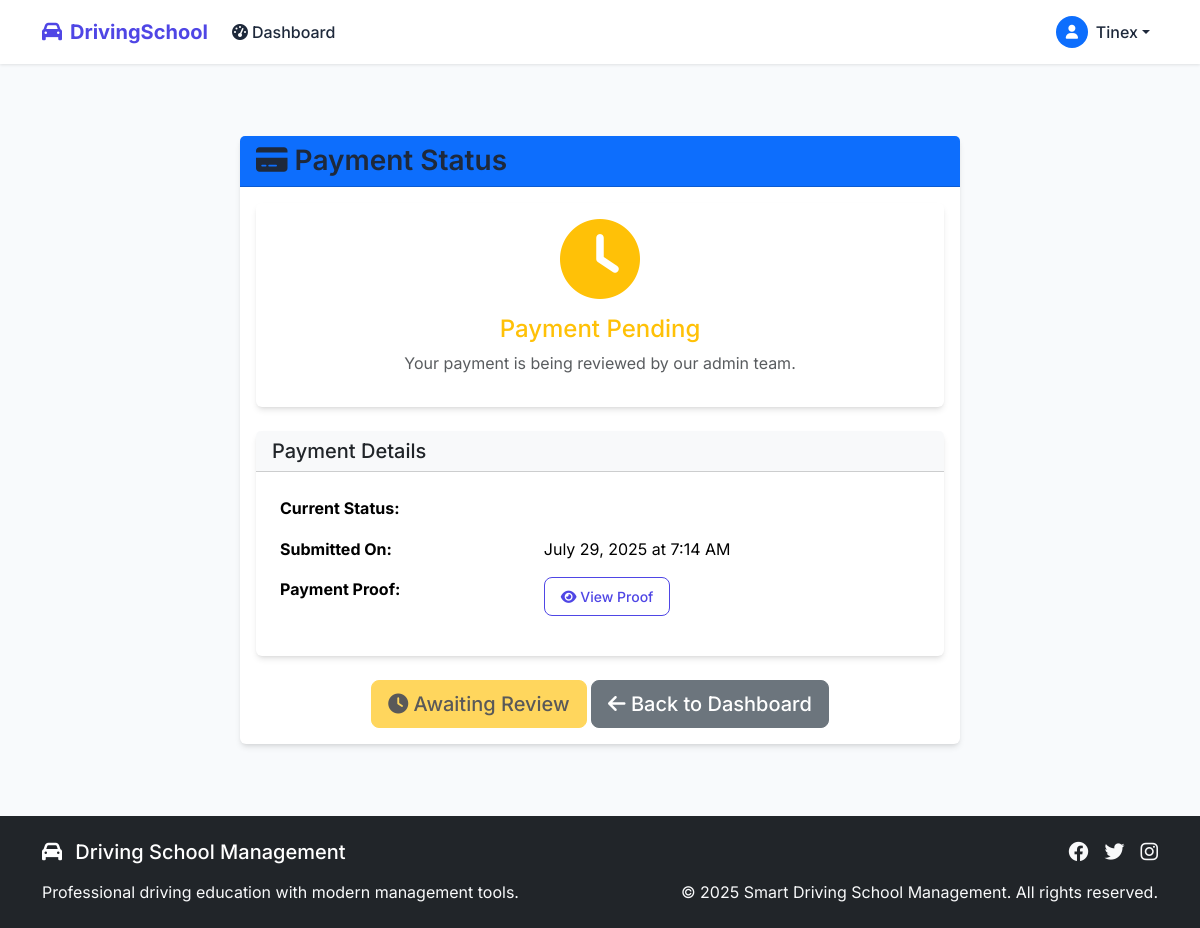
The app's page /payment-status/ (signed in), older data.
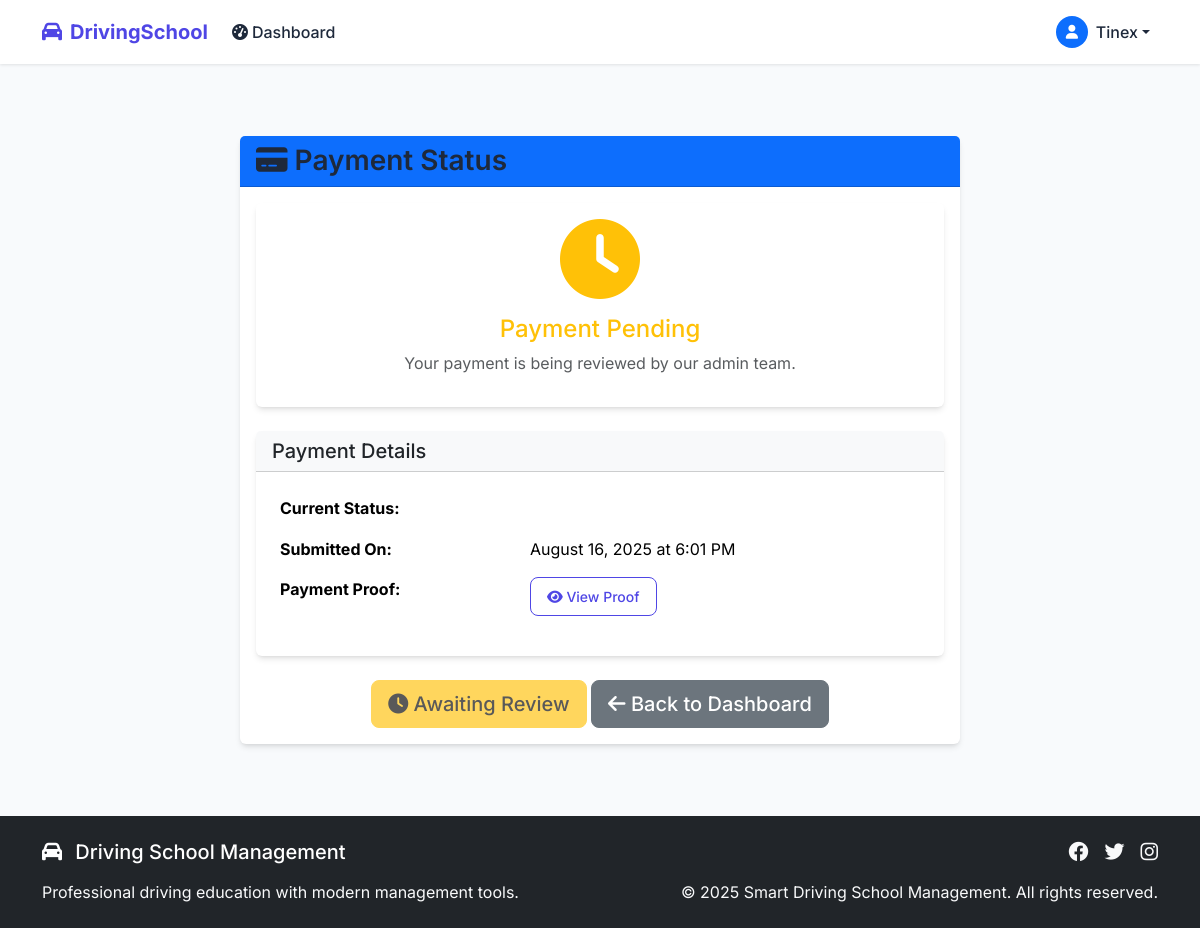
The same page, newer data.
### core/models.py (models this page shows, shortened)
class User(AbstractUser):
    ROLE_CHOICES = (
        ('student', 'Student'),
        ('tutor', 'Tutor'),
        ('admin', 'Admin'),
    )
    PAYMENT_STATUS_CHOICES = (
        ('pending', 'Pending'),
        ('approved', 'Approved'),
        ('rejected', 'Rejected'),
    )
    role = models.CharField(max_length=20, choices=ROLE_CHOICES, default='student')
    phone = models.CharField(max_length=20, blank=True, null=True)
    address = models.TextField(blank=True, null=True)
    is_approved = models.BooleanField(default=False)
    is_invited = models.BooleanField(default=False)
    invitation_code = models.CharField(max_length=64, blank=True, null=True)
    payment_verified = models.BooleanField(default=False)
    payment_proof = models.FileField(upload_to='payment_proofs/', blank=True, null=True)
    payment_status = models.CharField(max_length=20, choices=PAYMENT_STATUS_CHOICES, default='pending')
    payment_submitted_at = models.DateTimeField(blank=True, null=True)
    payment_approved_at = models.DateTimeField(blank=True, null=True)
    profile_picture = models.ImageField(upload_to='profile_pictures/', blank=True, null=True)

### core/views/payment_views.py (the view)
# urls.py: path('payment-status/', payment_views.payment_status_view, name='payment_status'),
@login_required
def payment_status_view(request):
    if request.user.role != 'student':
        messages.error(request, 'Only students can view payment status.')
        return redirect('dashboard')
    context = {
        'payment_status': request.user.payment_status,
        'payment_submitted_at': request.user.payment_submitted_at,
        'payment_approved_at': request.user.payment_approved_at,
        'payment_proof': request.user.payment_proof,
    }
    return render(request, 'payment_status.html', context)

### core/templates/payment_status.html (shortened to what the changed rows need)
{% extends 'base.html' %}
{% load static %}
{% block content %}
<div class="container mt-5">
    <div class="row justify-content-center">
        <div class="col-md-8">
            <div class="card">
                <div class="card-body">
                    <div class="row">
                        <div class="col-md-12">
                            <div class="card">
                                <div class="card-body">
                                    <table class="table table-borderless">
                                        <tbody>
                                            {% if payment_submitted_at %}
                                            <tr>
                                                <td><strong>Submitted On:</strong></td>
                                                <td>{{ payment_submitted_at|date:"F d, Y" }} at {{ payment_submitted_at|time:"g:i A" }}</td>
                                            </tr>
                                            {% endif %}
                                        </tbody>
                                    </table>
                                </div>
                            </div>
                        </div>
                    </div>
                </div>
            </div>
        </div>
    </div>
</div>
{% endblock %}

### core/templates/base.html (shortened to what this page needs)
<!DOCTYPE html>
<html lang="en" data-theme="light">
<head>
    <link href="https://cdn.jsdelivr.net/npm/bootstrap@5.3.2/dist/css/bootstrap.min.css" rel="stylesheet">
    <link rel="stylesheet" href="https://cdnjs.cloudflare.com/ajax/libs/font-awesome/6.4.0/css/all.min.css">
    {% load static %}
    <link rel="stylesheet" href="{% static 'css/style.css' %}">
</head>
<body>
    <nav class="navbar navbar-expand-lg navbar-custom sticky-top">
        <div class="container">
            <a class="navbar-brand d-flex align-items-center" href="{% url 'home' %}">
                <i class="fas fa-car me-2"></i>
                <span class="fw-bold">DrivingSchool</span>
            </a>
            <div class="collapse navbar-collapse" id="navbarNav">
                <ul class="navbar-nav me-auto">
                    {% if user.is_authenticated %}
                        <li class="nav-item">
                            <a class="nav-link" href="{% url 'dashboard' %}">
                                <i class="fas fa-tachometer-alt me-1"></i>Dashboard
                            </a>
                        </li>
                    {% endif %}
                </ul>
                <ul class="navbar-nav">
                    {% if user.is_authenticated %}
                        <li class="nav-item dropdown">
                            <a class="nav-link dropdown-toggle d-flex align-items-center" href="#" id="navbarDropdown" role="button" data-bs-toggle="dropdown">
                                {% if user.profile_picture %}
                                    <img src="{{ user.profile_picture.url }}" alt="Profile Picture" class="rounded-circle me-2" style="width: 32px; height: 32px; object-fit: cover;">
                                {% else %}
                                    <div class="bg-primary text-white rounded-circle d-flex align-items-center justify-content-center me-2" style="width: 32px; height: 32px;">
                                        <i class="fas fa-user fa-sm"></i>
                                    </div>
                                {% endif %}
                                {{ user.get_full_name|default:user.username }}
                            </a>
                        </li>
                    {% endif %}
                </ul>
            </div>
        </div>
    </nav>
    <main class="py-4">
        <div class="container">
            {% block content %}{% endblock %}
        </div>
    </main>
    <footer class="bg-dark text-white py-4 mt-5">
        <div class="container">
            <div class="row">
                <div class="col-md-6">
                    <h5 class="mb-3">
                        <i class="fas fa-car me-2"></i>
                        Driving School Management
                    </h5>
                    <p class="text-light mb-0">
                        Professional driving education with modern management tools.
                    </p>
                </div>
                <div class="col-md-6 text-md-end">
                    <div class="d-flex justify-content-md-end justify-content-start gap-3 mb-3">
                        <a href="#" class="text-light">
                            <i class="fab fa-facebook fa-lg"></i>
                        </a>
                        <a href="#" class="text-light">
                            <i class="fab fa-twitter fa-lg"></i>
                        </a>
                        <a href="#" class="text-light">
                            <i class="fab fa-instagram fa-lg"></i>
                        </a>
                    </div>
                    <p class="text-light mb-0">
                        &copy; 2025 Smart Driving School Management. All rights reserved.
                    </p>
                </div>
            </div>
        </div>
    </footer>
</body>
</html>

Row changes from the older to the newer data that the page shows:
changed User "Tinex": payment_submitted_at "July 29, 2025" → "August 16, 2025"; payment_submitted_at "7:14 AM" → "6:01 PM"
